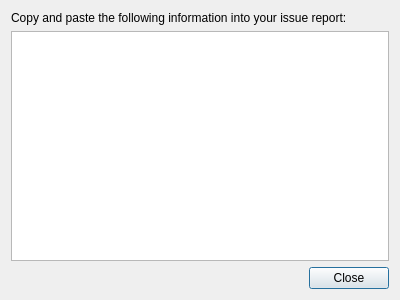
<?xml version="1.0" encoding="UTF-8"?>
<ui version="4.0">
 <class>DSystemInfo</class>
 <widget class="QDialog" name="DSystemInfo">
  <property name="geometry">
   <rect>
    <x>0</x>
    <y>0</y>
    <width>400</width>
    <height>300</height>
   </rect>
  </property>
  <property name="windowTitle">
   <string>System Information</string>
  </property>
  <layout class="QGridLayout" name="gridLayout">
   <item row="0" column="0">
    <widget class="QLabel" name="label">
     <property name="text">
      <string>Copy and paste the following information into your issue report:</string>
     </property>
    </widget>
   </item>
   <item row="1" column="0">
    <widget class="QPlainTextEdit" name="textSysInfo">
     <property name="font">
      <font>
       <family>Monospace</family>
      </font>
     </property>
     <property name="readOnly">
      <bool>true</bool>
     </property>
    </widget>
   </item>
   <item row="2" column="0">
    <widget class="QDialogButtonBox" name="buttonBox">
     <property name="orientation">
      <enum>Qt::Horizontal</enum>
     </property>
     <property name="standardButtons">
      <set>QDialogButtonBox::Close</set>
     </property>
    </widget>
   </item>
  </layout>
 </widget>
 <resources/>
 <connections>
  <connection>
   <sender>buttonBox</sender>
   <signal>accepted()</signal>
   <receiver>DSystemInfo</receiver>
   <slot>accept()</slot>
   <hints>
    <hint type="sourcelabel">
     <x>248</x>
     <y>254</y>
    </hint>
    <hint type="destinationlabel">
     <x>157</x>
     <y>274</y>
    </hint>
   </hints>
  </connection>
  <connection>
   <sender>buttonBox</sender>
   <signal>rejected()</signal>
   <receiver>DSystemInfo</receiver>
   <slot>reject()</slot>
   <hints>
    <hint type="sourcelabel">
     <x>316</x>
     <y>260</y>
    </hint>
    <hint type="destinationlabel">
     <x>286</x>
     <y>274</y>
    </hint>
   </hints>
  </connection>
 </connections>
</ui>
